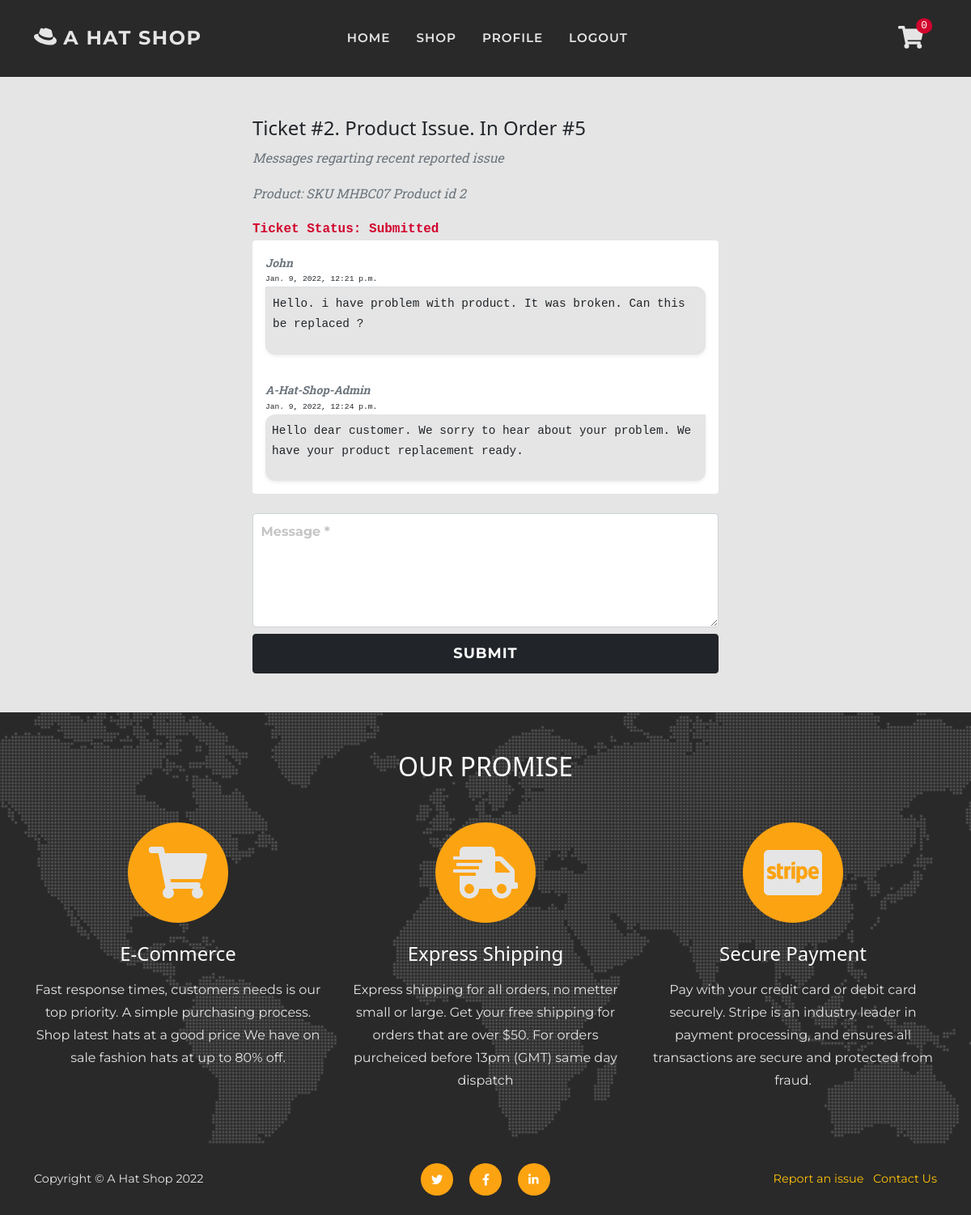
The app's page /support/message/2?unread=False (signed in), older data.
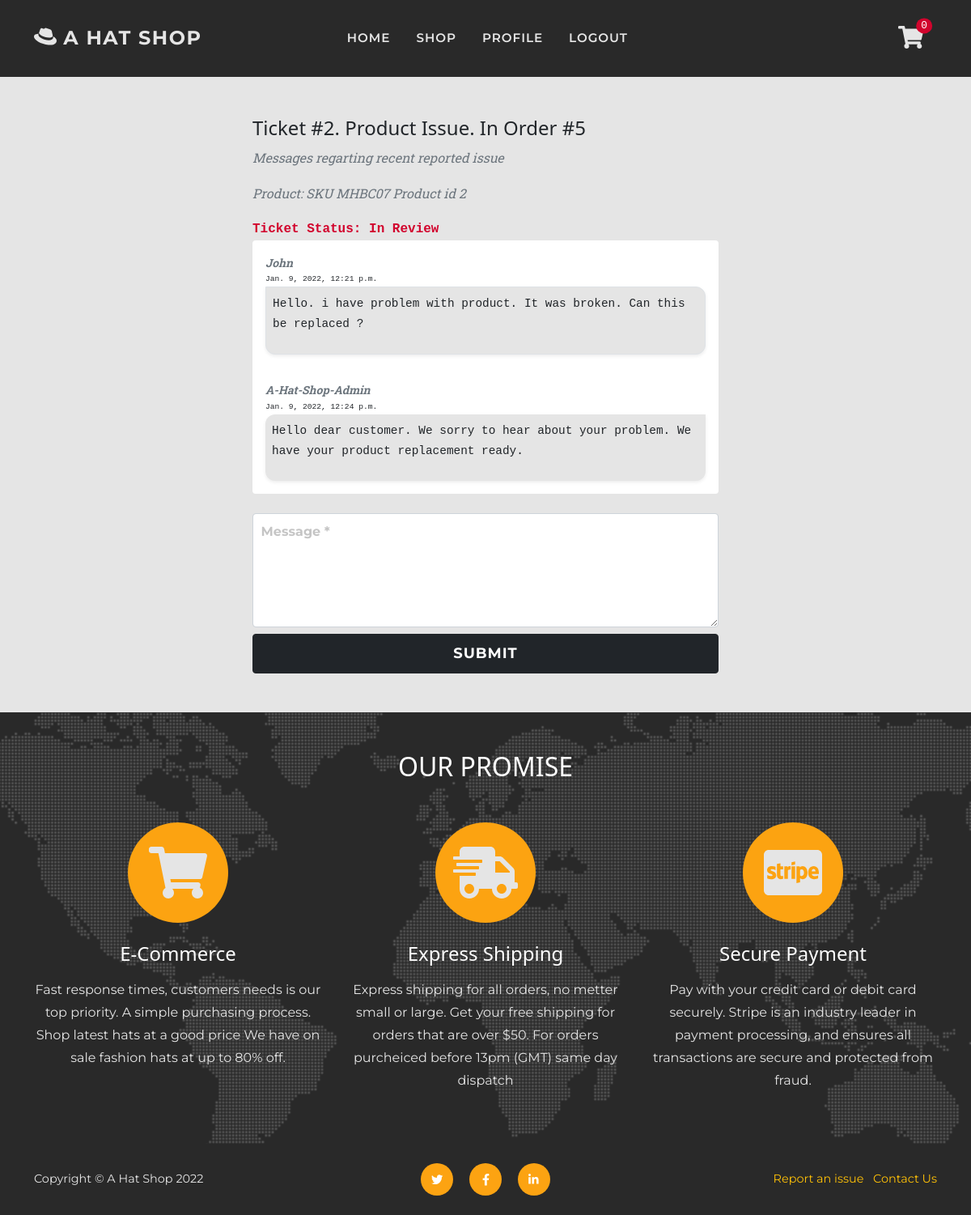
The same page, newer data.
### support/models.py (models this page shows)
class CustomerSuport(models.Model):
    SUBMITTED = 'Submitted'
    REVIEW = 'In Review'
    RESOLVED = 'Resolved'
    SELECT = 'Select'
    ORDER = 'Order'
    PRODUCT = 'Product'
    ACCOUNT = 'Account'
    ISSUE_CHOICES = [
        (SELECT, 'Select'),
        (ORDER, 'Order'),
        (PRODUCT, 'Product'),
        (ACCOUNT, 'Account'),
    ]
    STATUS_CHOICES = [
        (SUBMITTED, 'Submitted'),
        (REVIEW, 'In Review'),
        (RESOLVED, 'Resolved'),
    ]
    status = models.CharField(
        max_length=60, default=SUBMITTED,
        choices=STATUS_CHOICES)
    user_profile = models.ForeignKey(
        User, on_delete=models.CASCADE,
        related_name='user_support')
    issue = models.CharField(
        max_length=60, default=SELECT,
        choices=ISSUE_CHOICES)
    message = models.TextField(max_length=500)
    order_line = models.ForeignKey(
        OrderLine, on_delete=models.CASCADE,
        related_name='orderline_support', null=True)
    order = models.ForeignKey(
        Order, on_delete=models.CASCADE,
        related_name='order_support', null=True)
    date = models.DateTimeField(auto_now_add=True)
    def __str__(self):
        return f'Ticket #{self.id}. {self.issue} Issue. In {self.order}'

### checkout/models.py (models this page shows, shortened)
class Order(models.Model):
    SUBMITTED = 'Submitted'
    PAYMENT = 'Payment received'
    PROCESSED = 'Proccessed'
    SHIPPED = 'Shipped'
    CANCELLED = 'Cancelled'
    COMPLETED = 'Completed'
    ORDER_STATUS = [
        (SUBMITTED, 'Submitted'),
        (PAYMENT, 'Payment received'),
        (PROCESSED, 'Proccessed'),
        (SHIPPED, 'Shipped'),
        (CANCELLED, 'Cancelled'),
        (COMPLETED, 'Completed'),
    ]
    date = models.DateTimeField(auto_now_add=True)
    status = models.CharField(
        max_length=50, default=SUBMITTED, choices=ORDER_STATUS)
    order_number = models.CharField(
        max_length=32, null=False, editable=False)
    total = models.DecimalField(
        max_digits=10, decimal_places=2, default=0)
    delivery = models.DecimalField(
        max_digits=6, decimal_places=2, default=0)
    items = models.TextField(
        null=False, blank=False, default='')
    stripe_pid = models.CharField(
        max_length=254, null=False, blank=False, default='')
    paid = models.BooleanField(default=False)
    user_profile = models.ForeignKey(
        User, on_delete=models.SET_NULL,
        null=True, blank=True, related_name='orders')
    full_name = models.CharField(max_length=50)
    email = models.EmailField(max_length=50)
    shipping_name = models.CharField(max_length=50)
    address_line_1 = models.CharField(max_length=100)
    address_line_2 = models.CharField(max_length=100, blank=True)
    city = models.CharField(max_length=60)
    county = models.CharField(max_length=60, blank=True)
    postcode = models.CharField(max_length=30, blank=True)
    country = CountryField(blank_label='Country')
    def __str__(self):
        return str(f'Order #{self.id}')

class OrderLine(models.Model):
    product = models.ForeignKey(Product, on_delete=models.CASCADE)
    quantity = models.IntegerField(default=1)
    order = models.ForeignKey(Order, on_delete=models.CASCADE,
                              related_name='lineitems')
    product_total = models.DecimalField(
        max_digits=6, decimal_places=2, editable=False, default=0)
    def __str__(self):
        return f'SKU {self.product.sku} Product id {self.product.id}'

### shop/models.py (models this page shows, shortened)
class Product(models.Model):
    sku = models.CharField(max_length=60)
    category = models.ForeignKey(
        'Category', null=True, blank=True,
        on_delete=models.SET_NULL)
    style = models.CharField(max_length=60)
    color = models.CharField(max_length=60)
    name = models.CharField(max_length=60)
    description = models.TextField(max_length=250)
    price = models.DecimalField(
        max_digits=6, decimal_places=2)
    image = models.ImageField(null=True, blank=True)
    sale = models.BooleanField(default=False)
    sale_price = models.DecimalField(
        max_digits=6, decimal_places=2,
        null=True, blank=True)
    item_count = models.IntegerField(
        blank=False, null=False, default=0)
    rating = models.DecimalField(
        max_digits=6, decimal_places=2,
        null=True, blank=True)
    rating_counter = models.PositiveSmallIntegerField(default=0)

### support/views.py (the view, shortened to what this page needs)
# urls.py: path('message/<issue_id>', views.messages_view, name='messages_view'),
@login_required
def messages_view(request, issue_id):
    issue = get_object_or_404(CustomerSuport, pk=issue_id)
    profile = request.user
    if not profile.is_superuser:
        status_form = None
        if not issue.user_profile == profile:
            messages.error(request, 'Error loading support ticket')
            return redirect(reverse('home'))
    all_messages = Message.objects.all()
    thread_messages = all_messages.filter(thread=issue)
    if 'unread' in request.GET:
        for message in thread_messages:
            message.unread = request.GET['unread']
            message.save()
    form = MessageForm()
    context = {
        'thread_messages': thread_messages,
        'status_form': status_form,
        'issue': issue,
        'form': form,
    }
    return render(request, 'messages/messages.html', context)

### support/forms.py
class MessageForm(forms.ModelForm):
    prefix = 'mesage'
    class Meta:
        model = Message
        fields = ('message',)
    def __init__(self, *args, **kwargs):
        super().__init__(*args, **kwargs)
        for field in self.fields:
            if self.fields[field].required:
                placeholder = f'{self.fields[field].label} *'
            self.fields[field].widget.attrs['placeholder'] = placeholder
            self.fields[field].label = False

### cart/contexts.py (called while the page is built, shortened)
def cart_contents(request):
    cart_items = []
    total = 0
    before = 0
    item_count = 0
    availability = 0
    cart = request.session.get('cart', {})
    if total < 50:
        delivery = total * Decimal(10 / 100)
        free_deivery = 50 * total
    else:
        delivery = 0
        free_deivery = 0
    delivery = round(delivery, 2)
    grand_total = delivery + total
    grand_total = round(grand_total, 2)
    context = {
        'cart_items': cart_items,
        'total': total,
        'before': before,
        'item_count': item_count,
        'delivery': delivery,
        'free_deivery': free_deivery,
        'deivery_treshold': 10,
        'grand_total': grand_total,
    }
    return context

### support/templates/messages/messages.html (shortened to what this page needs)
{% extends 'base.html' %}
{% load static %}
{% load thumbnail %}
{% block page_header %}
<header class="py-5">
</header>
{% endblock %}
{% block content %}
<section class="page-section">
    <div class="container col-12 col-sm-8 col-lg-6">
        <div class="mx-auto element-width">
            <h4 >{{ issue }}</h4>
            <p class="text-muted text-italic ">Messages regarting recent reported issue</p>
            {% if issue.order_line %}
            <p class="p-0 text-muted text-italic">Product: {{ issue.order_line }}</p>
            {% endif %}
            {% if issue.status == 'Resolved' %}
            <p class="m-0 text-success fw-bolder font-monospace">Ticket Status: {{ issue.status }}</p>
            {% else %}
            <p class="m-0 text-danger fw-bolder font-monospace">Ticket Status: {{ issue.status }}</p>
            {% endif %}
            <div class="messages-body bg-white rounded mb-4">
                {% for message in thread_messages %}
                {% if message.user.is_superuser %}
                <div class="rounded p-3">
                    <p class="m-0 fw-bolder text-muted text-italic text-capitalize small">{{ message.user.username }}
                    </p>
                    <p class="m-0 time font-monospace">{{ message.timestamp }}</p>
                    <div class="text-admin bg-light p-2 shadow-sm">
                        <p class="message font-monospace small">{{ message.message }}</p>
                    </div>
                </div>
                {% else %}
                <div class="rounded p-3">
                    <p class="m-0 fw-bolder text-muted text-italic text-capitalize small">{{ message.user.username }}
                    </p>
                    <p class="m-0 time font-monospace">{{ message.timestamp }}</p>
                    <div class="text bg-light p-2 bg-light shadow-sm border">
                        <p class="message font-monospace small">{{ message.message }}</p>
                    </div>
                </div>
                {% endif %}
                {% endfor %}
            </div>
            {% include 'includes/forms/message-form.html' %}
        </div>
    </div>
</section>
{% endblock %}

Row changes from the older to the newer data that the page shows:
changed CustomerSuport "Ticket #2. Product Issue. In Order #5": status "Submitted" → "In Review"
